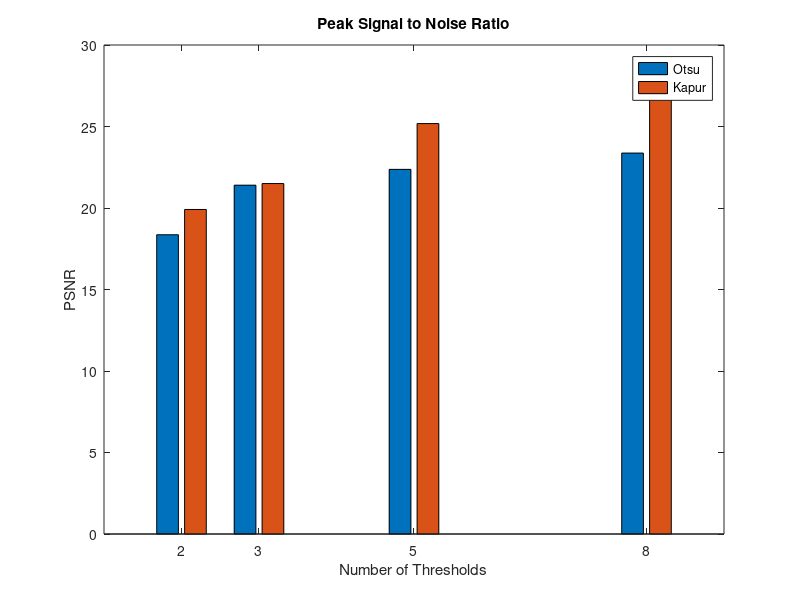

Write MATLAB code to recreate this figure.
xdata=[2,3,5,8];
 
Otsu=	[18.36	21.4	22.37	23.37];
Kapur=[19.91	21.5	25.18	29.22];

 bpcombine2=Kapur;bpcombine1=Otsu;
bpcombined = [bpcombine1(:), bpcombine2(:)];
hb = bar(xdata, bpcombined, 'grouped')
xlabel('Number of Thresholds');ylabel('PSNR');
title('Peak Signal to Noise Ratio');legend('Otsu','Kapur');
